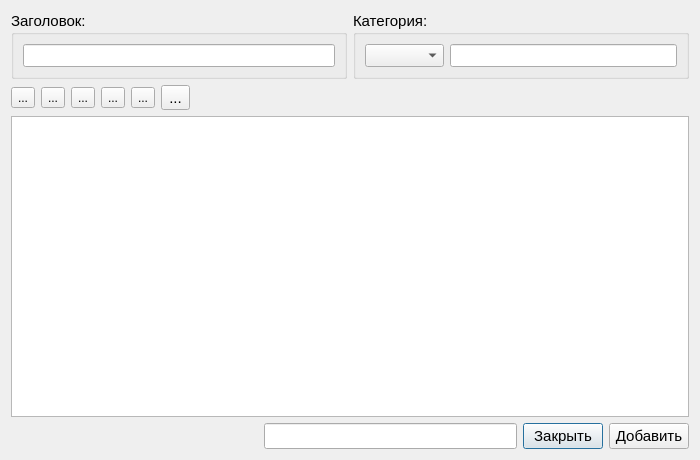
<?xml version="1.0" encoding="UTF-8"?>
<ui version="4.0">
 <class>AddItemDialog</class>
 <widget class="QDialog" name="AddItemDialog">
  <property name="geometry">
   <rect>
    <x>0</x>
    <y>0</y>
    <width>700</width>
    <height>460</height>
   </rect>
  </property>
  <property name="windowTitle">
   <string>Dialog</string>
  </property>
  <layout class="QVBoxLayout" name="verticalLayout_3">
   <item>
    <layout class="QHBoxLayout" name="horizontalLayout_3">
     <item>
      <widget class="QGroupBox" name="groupBox_2">
       <property name="font">
        <font>
         <pointsize>11</pointsize>
        </font>
       </property>
       <property name="title">
        <string>Заголовок:</string>
       </property>
       <layout class="QVBoxLayout" name="verticalLayout">
        <item>
         <widget class="QLineEdit" name="edtTitle">
          <property name="font">
           <font>
            <pointsize>10</pointsize>
           </font>
          </property>
         </widget>
        </item>
       </layout>
      </widget>
     </item>
     <item>
      <widget class="QGroupBox" name="groupBox">
       <property name="font">
        <font>
         <pointsize>11</pointsize>
        </font>
       </property>
       <property name="title">
        <string>Категория:</string>
       </property>
       <layout class="QVBoxLayout" name="verticalLayout_2">
        <item>
         <layout class="QHBoxLayout" name="horizontalLayout">
          <item>
           <widget class="QComboBox" name="boxCategory">
            <property name="font">
             <font>
              <pointsize>10</pointsize>
             </font>
            </property>
           </widget>
          </item>
          <item>
           <widget class="QLineEdit" name="edtCat">
            <property name="font">
             <font>
              <pointsize>10</pointsize>
             </font>
            </property>
           </widget>
          </item>
         </layout>
        </item>
       </layout>
      </widget>
     </item>
    </layout>
   </item>
   <item>
    <layout class="QHBoxLayout" name="horizontalLayout_4">
     <item>
      <widget class="QToolButton" name="btnCopy">
       <property name="text">
        <string>...</string>
       </property>
       <property name="icon">
        <iconset>
         <normalon>:/images/copyIcon.png</normalon>
        </iconset>
       </property>
       <property name="iconSize">
        <size>
         <width>22</width>
         <height>22</height>
        </size>
       </property>
      </widget>
     </item>
     <item>
      <widget class="QToolButton" name="btnCut">
       <property name="text">
        <string>...</string>
       </property>
       <property name="icon">
        <iconset>
         <normalon>:/images/cut-fr.png</normalon>
        </iconset>
       </property>
       <property name="iconSize">
        <size>
         <width>22</width>
         <height>22</height>
        </size>
       </property>
      </widget>
     </item>
     <item>
      <widget class="QToolButton" name="btnPaste">
       <property name="text">
        <string>...</string>
       </property>
       <property name="icon">
        <iconset>
         <normalon>:/images/pasteIcon.png</normalon>
        </iconset>
       </property>
       <property name="iconSize">
        <size>
         <width>22</width>
         <height>22</height>
        </size>
       </property>
      </widget>
     </item>
     <item>
      <widget class="QToolButton" name="btnUndo">
       <property name="text">
        <string>...</string>
       </property>
       <property name="icon">
        <iconset>
         <normalon>:/images/undoIcon.png</normalon>
        </iconset>
       </property>
       <property name="iconSize">
        <size>
         <width>22</width>
         <height>22</height>
        </size>
       </property>
      </widget>
     </item>
     <item>
      <widget class="QToolButton" name="btnRedo">
       <property name="text">
        <string>...</string>
       </property>
       <property name="icon">
        <iconset>
         <normalon>:/images/redoIcon.png</normalon>
        </iconset>
       </property>
       <property name="iconSize">
        <size>
         <width>22</width>
         <height>22</height>
        </size>
       </property>
      </widget>
     </item>
     <item>
      <widget class="QToolButton" name="btnFont">
       <property name="font">
        <font>
         <pointsize>11</pointsize>
        </font>
       </property>
       <property name="text">
        <string>...</string>
       </property>
       <property name="icon">
        <iconset resource="../../bin/images.qrc">
         <normaloff>:/images/font.png</normaloff>:/images/font.png</iconset>
       </property>
       <property name="iconSize">
        <size>
         <width>22</width>
         <height>22</height>
        </size>
       </property>
      </widget>
     </item>
     <item>
      <spacer name="horizontalSpacer_2">
       <property name="orientation">
        <enum>Qt::Horizontal</enum>
       </property>
       <property name="sizeHint" stdset="0">
        <size>
         <width>40</width>
         <height>20</height>
        </size>
       </property>
      </spacer>
     </item>
    </layout>
   </item>
   <item>
    <widget class="QTextEdit" name="edtText">
     <property name="font">
      <font>
       <pointsize>12</pointsize>
      </font>
     </property>
    </widget>
   </item>
   <item>
    <layout class="QHBoxLayout" name="horizontalLayout_2">
     <item>
      <spacer name="horizontalSpacer">
       <property name="orientation">
        <enum>Qt::Horizontal</enum>
       </property>
       <property name="sizeHint" stdset="0">
        <size>
         <width>40</width>
         <height>20</height>
        </size>
       </property>
      </spacer>
     </item>
     <item>
      <widget class="QLineEdit" name="edtPattern">
       <property name="font">
        <font>
         <pointsize>11</pointsize>
        </font>
       </property>
      </widget>
     </item>
     <item>
      <widget class="QPushButton" name="btnClose">
       <property name="font">
        <font>
         <pointsize>11</pointsize>
        </font>
       </property>
       <property name="text">
        <string>Закрыть</string>
       </property>
      </widget>
     </item>
     <item>
      <widget class="QPushButton" name="btnAdd">
       <property name="font">
        <font>
         <pointsize>11</pointsize>
        </font>
       </property>
       <property name="text">
        <string>Добавить</string>
       </property>
       <property name="icon">
        <iconset>
         <normalon>:/images/add1.png</normalon>
        </iconset>
       </property>
      </widget>
     </item>
    </layout>
   </item>
  </layout>
  <action name="actionCopy">
   <property name="icon">
    <iconset resource="../../bin/images.qrc">
     <normaloff>:/images/copyIcon.png</normaloff>:/images/copyIcon.png</iconset>
   </property>
   <property name="text">
    <string>Копирование</string>
   </property>
  </action>
  <action name="actionCut">
   <property name="icon">
    <iconset resource="../../bin/images.qrc">
     <normaloff>:/images/cut-fr.png</normaloff>:/images/cut-fr.png</iconset>
   </property>
   <property name="text">
    <string>Вырезать</string>
   </property>
  </action>
  <action name="actionPaste">
   <property name="icon">
    <iconset resource="../../bin/images.qrc">
     <normaloff>:/images/pasteIcon.png</normaloff>:/images/pasteIcon.png</iconset>
   </property>
   <property name="text">
    <string>Вставка</string>
   </property>
  </action>
  <action name="actionUndo">
   <property name="icon">
    <iconset resource="../../bin/images.qrc">
     <normaloff>:/images/undoIcon.png</normaloff>:/images/undoIcon.png</iconset>
   </property>
   <property name="text">
    <string>Назад</string>
   </property>
  </action>
  <action name="actionRedo">
   <property name="icon">
    <iconset resource="../../bin/images.qrc">
     <normaloff>:/images/redoIcon.png</normaloff>:/images/redoIcon.png</iconset>
   </property>
   <property name="text">
    <string>Вперёд</string>
   </property>
  </action>
  <action name="actionFont">
   <property name="icon">
    <iconset resource="../../bin/images.qrc">
     <normaloff>:/images/font.png</normaloff>:/images/font.png</iconset>
   </property>
   <property name="text">
    <string>Шрифт</string>
   </property>
  </action>
 </widget>
 <tabstops>
  <tabstop>edtTitle</tabstop>
  <tabstop>btnAdd</tabstop>
  <tabstop>edtCat</tabstop>
  <tabstop>edtText</tabstop>
  <tabstop>btnClose</tabstop>
  <tabstop>boxCategory</tabstop>
 </tabstops>
 <resources>
  <include location="../../bin/images.qrc"/>
 </resources>
 <connections/>
</ui>
